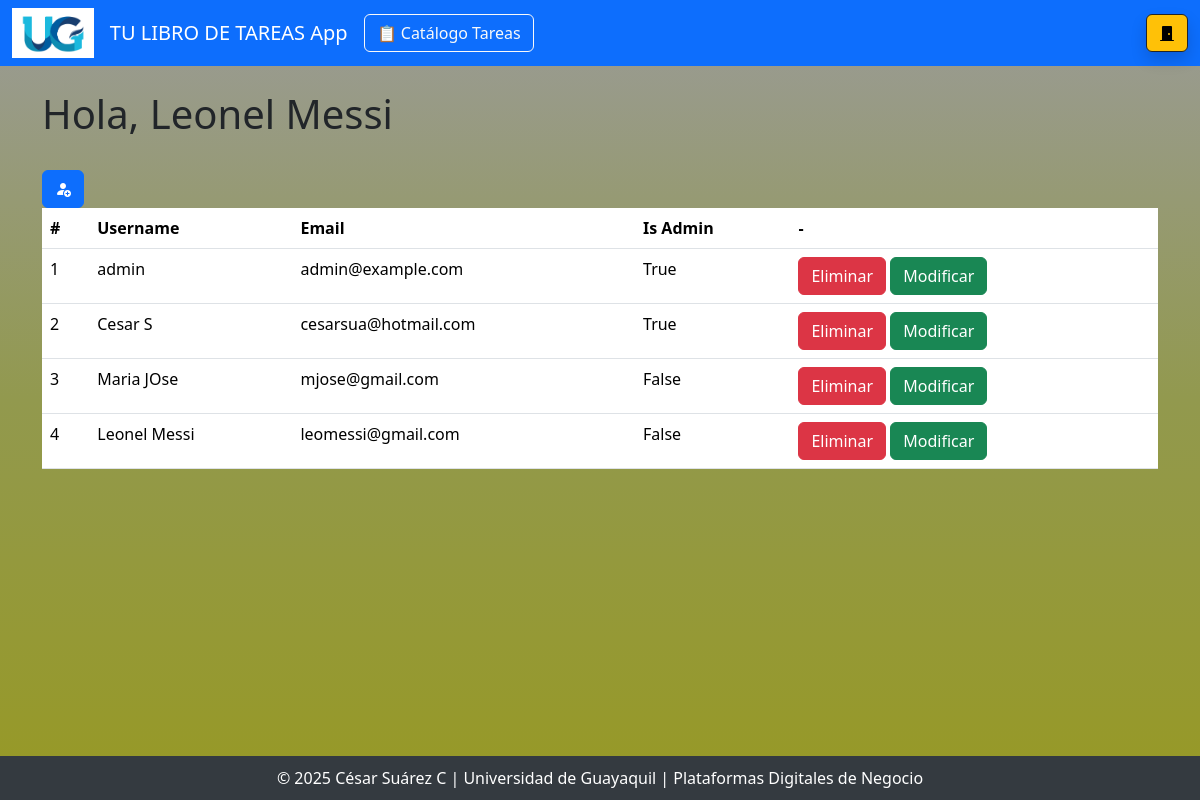
Screenshot of /usuario_read (signed in) with the database file from the repository.
### main.py (models this page shows)
class Usuario(UserMixin, db.Model):
    id = db.Column(db.Integer, primary_key=True)
    username = db.Column(db.String(150), nullable=False, unique=True)
    email = db.Column(db.String(150), unique=True)
    password = db.Column(db.String(150))
    is_admin = db.Column(db.Boolean, default=False)
    tareas = db.relationship('Tarea', backref='usuario', lazy=True)

### main.py (the view)
@app.route("/usuario_read", methods=['GET','POST'])
@login_required
def usuario_read():
    usuarios = Usuario.query.all()
    return render_template('usuario_read.html',usuarios=usuarios, user = current_user)

### main.py (called while the page is built)
@login_manager.user_loader
def load_user(user_id):
    return Usuario.query.get(int(user_id))

### templates/usuario_read.html (shortened to what this page needs)
{% extends "base.html" %}
{%block contenido %}
<H1 class="animate__animated animate__bounce">Hola, {{user.username }}</H1> <br>
<a href="usuario_add"><button class="btn btn-primary"><i class="bi bi-person-fill-add"></i></button></a><br>
<table class="table">
    <thead>
        <tr>
            <th scope="col">#</th>
            <th scope="col">Username</th>
            <th scope="col">Email</th>
            <th scope="col">Is Admin</th>
            <th scope="col">-</th>
        </tr>
    </thead>
    <tbody>
        {% for u in usuarios %}
        <tr>
            <td scope="col">{{u.id}}</td>
            <td scope="col">{{u.username}}</td>
            <td scope="col">{{u.email}}</td>
            <td scope="col">{{u.is_admin}}</td>
            <td scope="col"><a href="{{ url_for('usuario_delete', id=u.id) }}"><button class="btn btn-danger">Eliminar</button></a>
                            <a href="{{ url_for('usuario_update', id=u.id) }}"><button class="btn btn-success">Modificar</button></a>
            </td>
        </tr>
        {% endfor %}
    </tbody>
</table>
{% endblock %}

### templates/base.html (style rules this page uses)
body { background: linear-gradient(to bottom, #9a9b99, #92994e, #979924); min-height: 100vh; display: flex; flex-direction: column; }

### rows the page displays
Usuario: username "Leonel Messi", id "4", email "leomessi@gmail.com", is_admin "False"
Usuario: id "1", username "admin", email "admin@example.com", is_admin "True"
Usuario: id "2", username "Cesar S", email "cesarsua@hotmail.com", is_admin "True"
Usuario: id "3", username "Maria JOse", email "mjose@gmail.com", is_admin "False"
